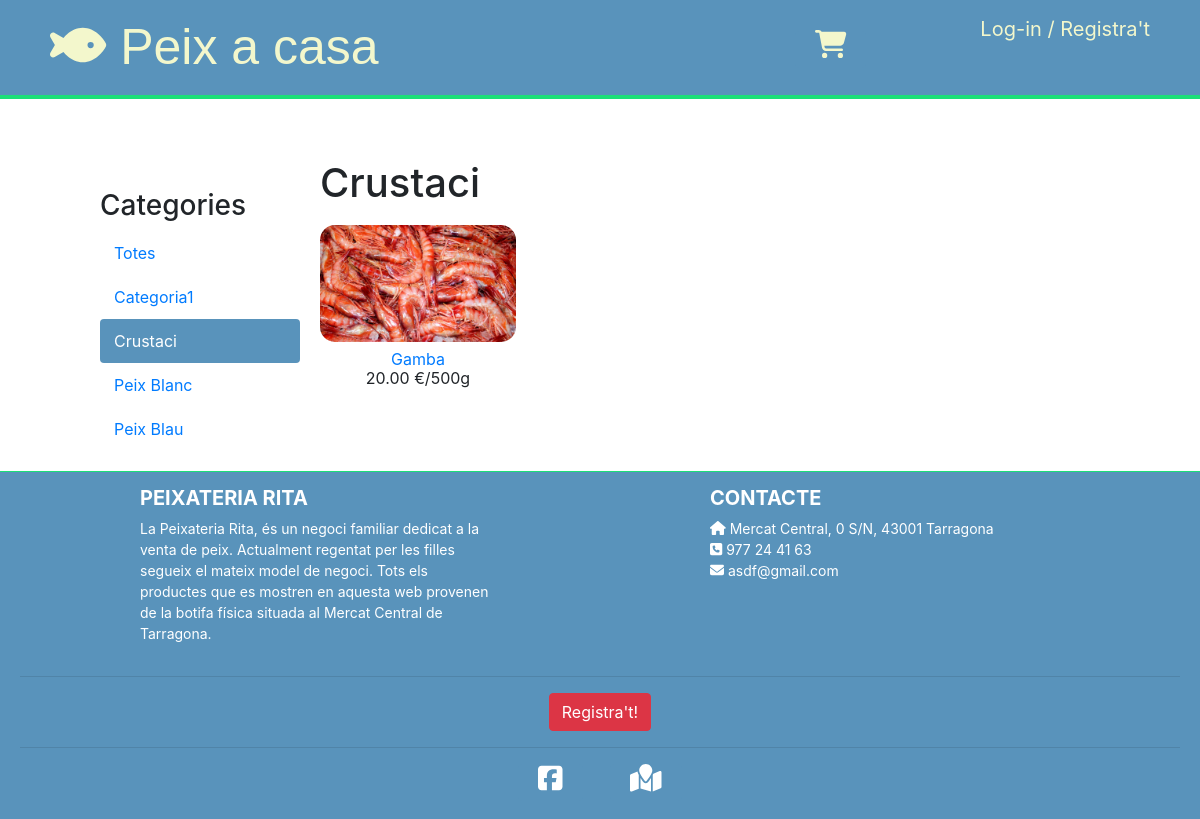
Before: /crustaci/ with the older database file.
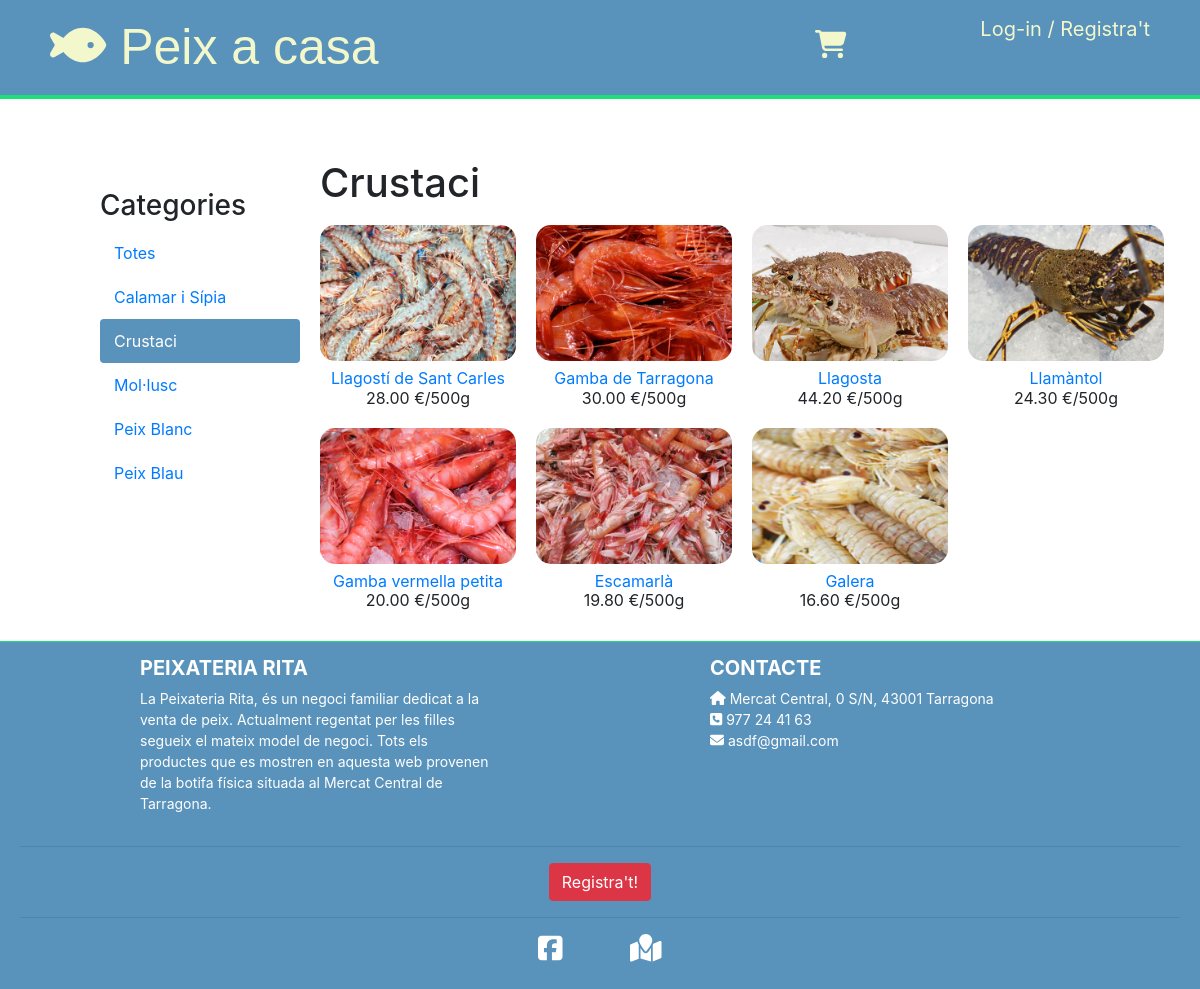
After: the same page with the newer database file.
### shop/models.py (models this page shows, shortened)
class Category(models.Model):
    name = models.CharField(max_length=200, db_index=True)
    slug = models.SlugField(max_length=200, db_index=True, unique=True)
    class Meta:
        ordering = ('name',)
        verbose_name = 'category'
        verbose_name_plural = 'categories'
    def get_absolute_url(self):
        return reverse('shop:product_list_by_category', args=[self.slug])

class Product(models.Model):
    category = models.ForeignKey(Category, related_name='products')
    name = models.CharField(max_length=200, db_index=True)
    slug = models.SlugField(max_length=200, db_index=True)
    image = models.ImageField(upload_to='products/%Y/%m/%d', blank=True)
    price = models.DecimalField(max_digits=10, decimal_places=2)
    stock = models.PositiveIntegerField()
    available = models.BooleanField(default=True)
    created = models.DateTimeField(auto_now_add=True)
    updated = models.DateTimeField(auto_now=True)
    class Meta:
        ordering = ('-created',)
        index_together = (('id', 'slug'),)
    def get_absolute_url(self):
        return reverse('shop:product_detail', args=[self.id, self.slug])

### shop/views.py (the view)
# urls.py: url(r'^(?P<category_slug>[-\w]+)/$', views.product_list, name='product_list_by_category'),
def product_list(request, category_slug=None):
    category = None
    categories = Category.objects.all()
    products = Product.objects.filter(available=True)
    if category_slug:
        category = get_object_or_404(Category, slug=category_slug)
        products = products.filter(category=category)
    return render(request, 'shop/product/list.html', {'category': category, 'categories': categories, 'products': products})

### cart/context_processors.py (called while the page is built)
def cart(request):
    return {'cart': Cart(request) }

### shop/templates/shop/product/list.html
{% extends "shop/shop.html" %}
{% load static %}
{% block content %}
    <div id="sidebar">
        <h3>Categories</h3>
        <ul>
            <li {% if not category %}class="selected"{% endif %}>
                <a href="{% url "shop:product_list" %}">Totes</a>
            </li>
        {% for c in categories %}
            <li {% if category.slug == c.slug %}class="selected"{% endif %}>
                <a href="{{ c.get_absolute_url }}">{{ c.name }}</a>
            </li>
        {% endfor %}
        </ul>
    </div>
    <div id="main" class="product-list">
        <h1>{% if category %}{{ category.name }}{% else %}Productes{% endif %}</h1>
        {% for product in products %}
            <div class="item">
                <a href="{{ product.get_absolute_url }}">
                    <img src="{% if product.image %}{{ product.image.url }}{% else %}{% static "img/no_image.png" %}{% endif %}">
                </a>
                <a href="{{ product.get_absolute_url }}">{{ product.name }}</a><br>
                {{ product.price }} €/500g
            </div>
        {% endfor %}
    </div>
{% endblock %}

### shop/templates/shop/shop.html (shortened to what this page needs)
{% load static %}
<!DOCTYPE html>
<html>
<head>
    <link href="{% static "css/shop.css" %}" rel="stylesheet">
    <link href="{% static "css/bootstrap.min.css" %}" rel="stylesheet">
    <link href="{% static "css/all.css" %}" rel="stylesheet">
</head>
<body>
    <div id="header">
        <a href="/" class="logo"><i class="fas fa-fish"></i>  Peix a casa</a>
        <span class="user">
        {% if request.user.is_authenticated %}
            Hola {{ request.user.username }}, <a href="{% url "logout" %}">Logout</a>
        {% else %}
            <a href="{% url "login" %}">Log-in /</a><a href="{% url "register" %}"> Registra't</a>
        {% endif %}
        </span>
        <ul class="cart">
          {% if request.user.is_authenticated %}
            {% with total_items=cart|length %}
                {% if cart|length > 0 %}
                    <a href="{% url "cart:cart_detail" %}">
                        {{ total_items }} <i class="fas fa-shopping-cart fa-2x"></i> {{ cart.get_total_price }} €
                    </a>
                {% else %}
                    <a class="btn-floating mx-1 button" href="{% url "cart:cart_detail" %}"><i class="fas fa-shopping-cart fa-2x"></i></a>
                {% endif %}
            {% endwith %}
          {% else %}
            <a class="btn-floating mx-1 button" href="{% url "login" %}"><i class="fas fa-shopping-cart fa-2x"></i></a>
          {% endif %}
        </ul>
    </div>
    <div id="content">
        {% block content %}
        {% endblock %}
    </div>
  <footer class="page-footer">
    <div class="container text-center text-md-left">
      <div class="row">
        <div class="col-md-4 mx-auto">
          <h5 class="font-weight-bold mt-1 mb-2">PEIXATERIA RITA</h5>
          <p>La Peixateria Rita, és un negoci familiar dedicat a la venta de peix. Actualment regentat per les filles segueix el mateix model de negoci.
           Tots els productes que es mostren en aquesta web provenen de la botifa física situada al Mercat Central de Tarragona.</p>
        </div>
        <div class="col-md-4 mx-auto">
          <h5 class="font-weight-bold mt-1 mb-2">CONTACTE</h5>
          <ul class="list-unstyled">
            <li>
              <i class="fas fa-home"></i> Mercat Central, 0 S/N, 43001 Tarragona
            </li>
            <li>
              <i class="fas fa-phone-square"></i> 977 24 41 63
            </li>
            <li>
              <i class="fas fa-envelope"></i> asdf@gmail.com
            </li>
          </ul>
        </div>
      </div>
    </div>
    <hr>
    <ul class="list-unstyled list-inline text-center">
      <li class="list-inline-item">
        {% if request.user.is_authenticated %}
          <a href="/account/logout" class="btn btn-danger btn-rounded">Logout!</a>
        {% else %}
          <a href="/account/register" class="btn btn-danger btn-rounded">Registra't!</a>
        {% endif %}
      </li>
    </ul>
    <hr>
    <ul class="list-unstyled list-inline text-center">
      <li class="list-inline-item">
        <a class="btn-floating mx-2 button" href="https://www.facebook.com/peixateriarita/">
          <i class="fab fa-facebook-square fa-2x" ></i>
        </a>
      </li>
      <li class="list-inline-item">
        <a class="btn-floating mx-2 button" href="https://goo.gl/maps/AXuEKU428pA2">
          <i class="fas fa-map-marked fa-2x"></i>
        </a>
      </li>
    </ul>
  </footer>
</body>
</html>

### shop/static/css/shop.css (style rules this page uses)
body { margin:0; padding:0; font-family:helvetica, sans-serif; }
h1, h2, h3, h4, h5 , h6 { font-family: 'Ubuntu', sans-serif; font-weight:normal; }
a { text-decoration:none; color:#5993bb; }
a.button, input[type="submit"] { color:#fff; background:#5993bb; border-radius:4px; padding:10px 20px; font-size:14px; border:0; }
.page-footer { padding:10px 20px; font-size:14px; background:#5993bb; color:#fff; border-top:1px solid #1cdf78; position: relative; bottom: 0; left: 0; right: 0; }
#header { padding:10px 50px; font-size:20px; background:#5993bb; color:#fff; border-bottom:4px solid #1cdf78; overflow:auto; margin-bottom: 3em }
#header .logo { font-family: 'Muli', sans-serif; float:left; color:#f3f7cc; font-size:50px; margin-right:10%; }
#header a { color:#f3f7cc; }
#header .user { float:right; padding-top:4px; }
#header ul.cart { float:right; padding-top:20px; padding-right: 110px }
#content { padding:0 100px; padding-right: 200px; padding-bottom: 20px; overflow:hidden; }
#sidebar { width:220px; padding:30px 20px 0 0; float:left; }
#sidebar ul { margin:0; padding:0; }
#sidebar ul li { margin:0; list-style:none; padding:10px 14px; }
#sidebar ul li a { display:block; }
#sidebar ul li.selected { background:#5993bb; border-radius:4px; }
#sidebar ul li.selected a { color:#fff; }
#main { float:left; width: 96%; margin-right:-220px; overflow:hidden; }
.product-list .item { overflow-x: auto; width:25%; padding:10px 20px 10px 0; float:left; text-align:center; line-height:1.2; }
.product-list .item img { width:100%; margin-bottom:8px; max-width: 400px; border-radius: 15px; }

### shop/static/css/all.css (style rules this page uses)
.fa-2x { font-size: 2em; }
.fa-envelope:before { content: "\f0e0"; }
.fa-fish:before { content: "\f578"; }

Changed rows visible on the page:
removed Category: name "Categoria1"
no longer on this page (row edited): Product: image (picture), name "Gamba", price "20.00"
added Category: name "Calamar i Sípia"
added Category: name "Mol·lusc"
added Product: image (picture), name "Llagostí de Sant Carles", price "28.00"
added Product: image (picture), name "Gamba de Tarragona", price "30.00"
added Product: image (picture), name "Llagosta", price "44.20"
added Product: image (picture), name "Llamàntol", price "24.30"
added Product: image (picture), name "Gamba vermella petita", price "20.00"
added Product: image (picture), name "Escamarlà", price "19.80"
added Product: image (picture), name "Galera", price "16.60"
